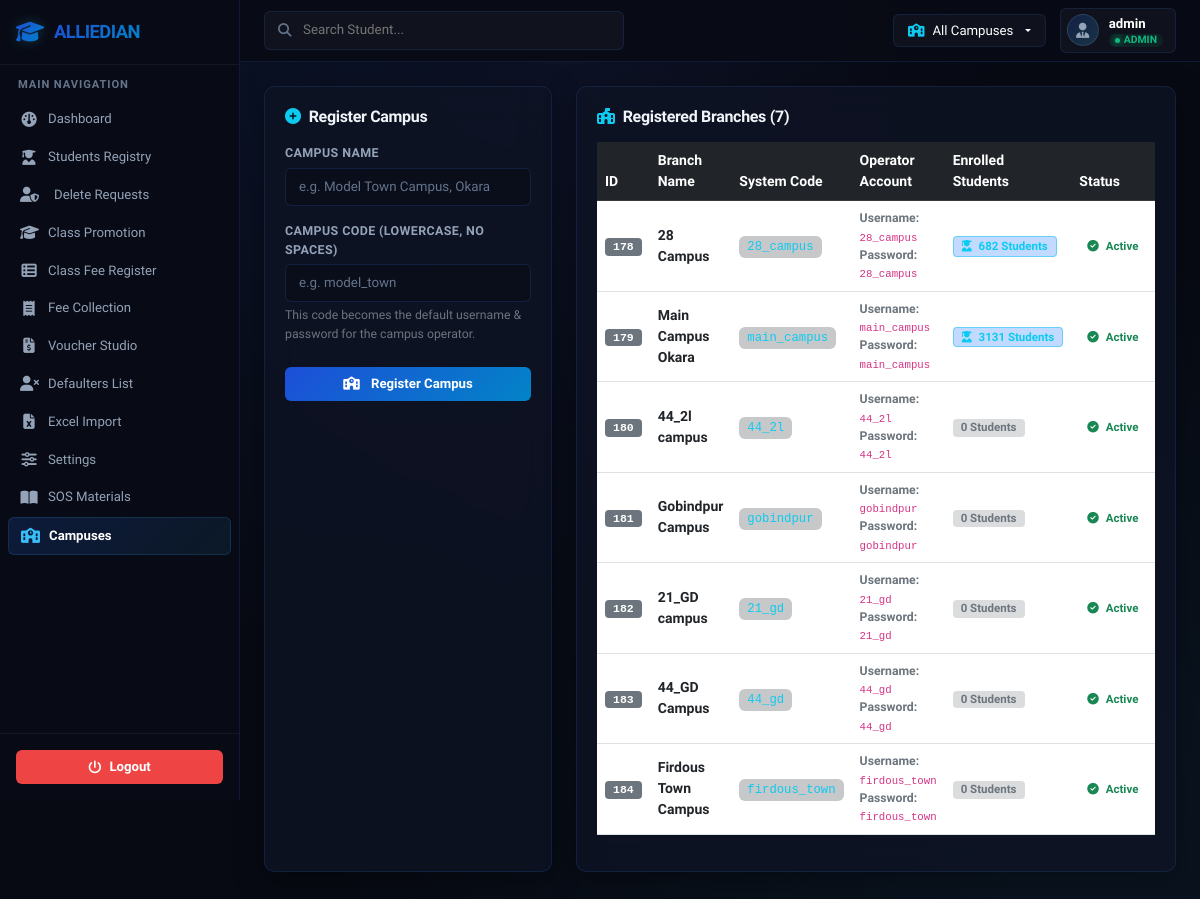
The page /campuses (signed in) on the database its author committed.
### tables this page shows
CREATE TABLE campuses (
            id INTEGER PRIMARY KEY AUTOINCREMENT,
            name TEXT NOT NULL,
            code TEXT UNIQUE NOT NULL
        );

### app.py (the view, shortened to what this page needs)
@app.route('/campuses', methods=['GET', 'POST'])
@login_required
def campuses_view():
    if session.get('role') != 'admin':
        flash('Access Denied. Only Head Office can manage campuses.', 'danger')
        return redirect(url_for('dashboard'))
    conn = get_db_connection()
    campuses = conn.execute('''
        SELECT c.*, COUNT(s.id) as student_count
        FROM campuses c
        LEFT JOIN students s ON s.campus_id = c.id
        GROUP BY c.id
        ORDER BY c.id
    ''').fetchall()
    conn.close()
    return render_template('campuses.html', campuses=campuses)

### app.py (called while the page is built)
def login_required(f):
    from functools import wraps
    @wraps(f)
    def decorated_function(*args, **kwargs):
        if 'logged_in' not in session:
            return redirect(url_for('login'))
        return f(*args, **kwargs)
    return decorated_function

### db.py (called while the page is built)
def get_database_url():
    url = os.environ.get('DATABASE_URL')
    if url:
        url = url.strip().strip("'\"")
        if url.startswith('postgres://'):
            url = url.replace('postgres://', 'postgresql://', 1)
    return url

def get_db_connection():
    db_url = get_database_url()
    if db_url:
        import psycopg2
        conn = psycopg2.connect(db_url)
        return PgConnectionWrapper(conn)
    else:
        conn = sqlite3.connect(SQLITE_DB_PATH)
        conn.row_factory = sqlite3.Row
        conn.execute("PRAGMA foreign_keys = ON")
        return conn

### templates/campuses.html (shortened to what this page needs)
{% extends 'base.html' %}
{% block content %}
<div class="row">
    <div class="col-md-4 mb-4">
        <div class="glass-panel h-100">
            <h3 class="card-title mb-3 fw-bold fs-6">
                <i class="fa-solid fa-plus-circle text-info me-2"></i>Register Campus
            </h3>
            <form method="POST" action="{{ url_for('campuses_view') }}">
                <div class="mb-3">
                    <label for="name" class="form-label">Campus Name</label>
                    <input type="text" class="form-control" id="name" name="name" required placeholder="e.g. Model Town Campus, Okara">
                </div>
                <div class="mb-4">
                    <label for="code" class="form-label">Campus Code (lowercase, no spaces)</label>
                    <input type="text" class="form-control" id="code" name="code" required placeholder="e.g. model_town" pattern="[a-z0-9_-]+">
                    <div class="form-text text-secondary small mt-1">
                        This code becomes the default username & password for the campus operator.
                    </div>
                </div>
                <button type="submit" class="btn btn-primary w-100">
                    <i class="fa-solid fa-school me-2"></i> Register Campus
                </button>
            </form>
        </div>
    </div>
    <div class="col-md-8 mb-4">
        <div class="glass-panel h-100">
            <h3 class="card-title mb-3 fw-bold fs-6">
                <i class="fa-solid fa-school-flag text-info me-2"></i>Registered Branches ({{ campuses|length }})
            </h3>
                <div class="table-responsive">
                    <table class="table table-hover text-white align-middle">
                        <thead class="table-dark">
                            <tr>
                                <th>ID</th>
                                <th>Branch Name</th>
                                <th>System Code</th>
                                <th>Operator Account</th>
                                <th>Enrolled Students</th>
                                <th>Status</th>
                            </tr>
                        </thead>
                        <tbody>
                            {% for campus in campuses %}
                            <tr>
                                <td><span class="badge bg-secondary font-monospace">{{ campus.id }}</span></td>
                                <td><strong>{{ campus.name }}</strong></td>
                                <td><code class="text-info bg-dark bg-opacity-25 px-2 py-1 rounded">{{ campus.code }}</code></td>
                                <td>
                                    <div class="small">
                                        <div><strong class="text-secondary">Username:</strong> <code class="text-purple">{{ campus.code }}</code></div>
                                        <div><strong class="text-secondary">Password:</strong> <code class="text-purple">{{ campus.code }}</code></div>
                                    </div>
                                </td>
                                <td>
                                    {% if campus.student_count > 0 %}
                                    <span class="badge bg-primary bg-opacity-25 text-info border border-info border-opacity-50">
                                        <i class="fa-solid fa-user-graduate me-1"></i> {{ campus.student_count }} Students
                                    </span>
                                    {% else %}
                                    <span class="badge bg-secondary bg-opacity-25 text-secondary">
                                        0 Students
                                    </span>
                                    {% endif %}
                                </td>
                                <td>
                                    <span class="badge bg-success-custom text-success">
                                        <i class="fa-solid fa-circle-check me-1"></i> Active
                                    </span>
                                </td>
                            </tr>
                            {% endfor %}
                        </tbody>
                    </table>
                </div>
            </div>
        </div>
    </div>
</div>
{% endblock %}

### static/css/style.css (style rules this page uses)
:root { --bg-primary: #070a13; --bg-secondary: #0f1424; --glass-bg: rgba(15, 20, 36, 0.78); --glass-border: rgba(59, 130, 246, 0.14); --glass-highlight: rgba(59, 130, 246, 0.2); --text-primary: #f1f5f9; --text-secondary: #94a3b8; --text-muted: #64748b; --accent-blue: #2563eb; --accent-cyan: #38bdf8; --accent-green: #10b981; --accent-yellow: #f59e0b; --accent-red: #ef4444; --accent-purple: #8b5cf6; --gradient-blue: linear-gradient(135deg, #1d4ed8 0%, #0284c7 100%); --gradient-purple: linear-gradient(135deg, #6366f1 0%, #a855f7 100%); --gradient-dark: linear-gradient(135deg, #0f1424 0%, #05070c 100%); --border-radius-sm: 6px; --border-radius-md: 10px; --border-radius-lg: 16px; --box-shadow: 0 8px 30px 0 rgba(0, 0, 0, 0.35); --transition: all 0.2s cubic-bezier(0.4, 0, 0.2, 1); }
body { font-family: 'Plus Jakarta Sans', 'Inter', -apple-system, BlinkMacSystemFont, 'Segoe UI', Roboto, sans-serif; background-color: var(--bg-primary); background-image: radial-gradient(at 10% 10%, rgba(37, 99, 235, 0.08) 0px, transparent 50%), radial-gradient(at 90% 90%, rgba(56, 189, 248, 0.06) 0px, transparent 50%), radial-gradient(at 50% 10%, rgba(99, 102, 241, 0.05) 0px, transparent 50%); background-attachment: fixed; color: var(--text-primary); min-height: 100vh; font-size: 0.875rem; line-height: 1.5; overflow-x: hidden; -webkit-font-smoothing: antialiased; -moz-osx-font-smoothing: grayscale; }
h1, h2, h3, h4, h5, h6, .page-title { font-weight: 700; letter-spacing: -0.02em; color: #ffffff; }
h3 { font-size: 1.05rem; font-weight: 650; }
.glass-panel { background: var(--glass-bg); backdrop-filter: blur(16px); -webkit-backdrop-filter: blur(16px); border: 1px solid var(--glass-border); border-radius: var(--border-radius-md); box-shadow: var(--box-shadow); padding: 20px; transition: var(--transition); }
.form-control, .form-select { background-color: rgba(10, 13, 22, 0.6); border: 1px solid var(--glass-border); color: var(--text-primary); border-radius: var(--border-radius-sm); padding: 8px 13px; font-size: 0.835rem; transition: var(--transition); }
.form-control::placeholder { color: var(--text-muted); }
.form-label { font-weight: 600; color: var(--text-secondary); margin-bottom: 5px; font-size: 0.78rem; text-transform: uppercase; letter-spacing: 0.03em; }
.btn { font-weight: 600; border-radius: var(--border-radius-sm); font-size: 0.825rem; padding: 7px 16px; transition: var(--transition); }
.btn-primary { background: var(--gradient-blue); border: none; color: #ffffff; }
.badge { font-weight: 600; font-size: 0.72rem; padding: 3px 8px; border-radius: 4px; }

### rows shown on the page
campuses: id "178", name "28 Campus", code "28_campus", student_count "682"
campuses: id "179", name "Main Campus Okara", code "main_campus", student_count "3131"
campuses: id "180", name "44_2l campus", code "44_2l", shows "0 Students"
campuses: id "181", name "Gobindpur Campus", code "gobindpur", shows "0 Students"
campuses: id "182", name "21_GD campus", code "21_gd", shows "0 Students"
campuses: id "183", name "44_GD Campus", code "44_gd", shows "0 Students"
campuses: id "184", name "Firdous Town Campus", code "firdous_town", shows "0 Students"

### other values the page prints
{{ active_campus_name }} "All Campuses"
{{ session.username }} "admin"
{{ session.role|upper }} "ADMIN"
{{ campuses|length }} "7"
